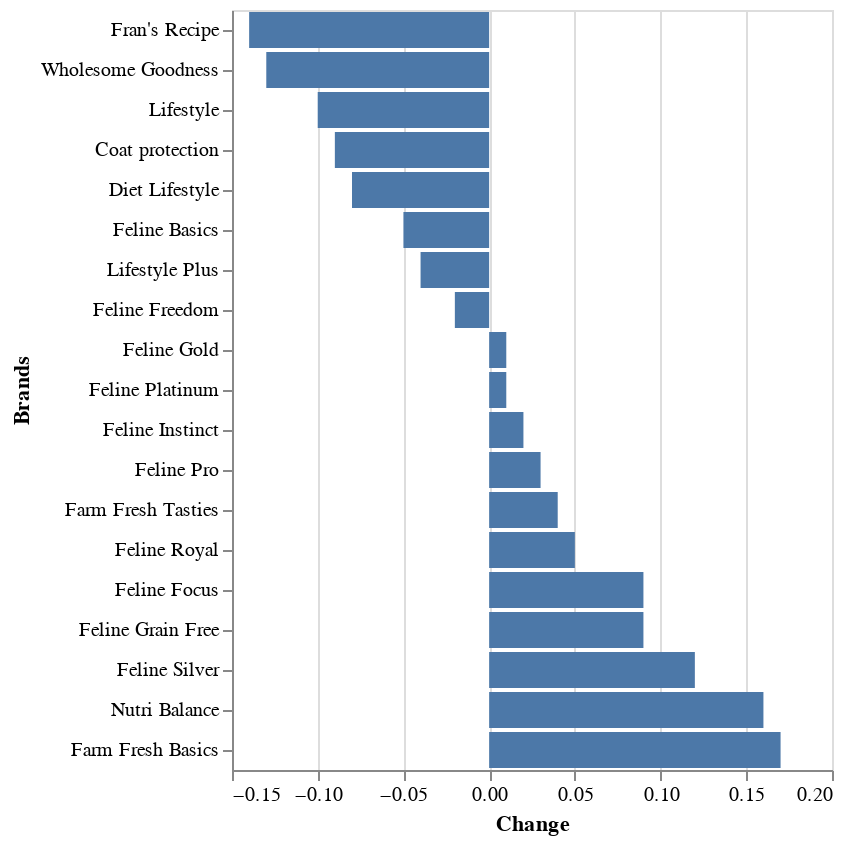

Notebook code for this chart:
### Code cell
alt.Chart(table).mark_bar().encode(
    x = "Change",
    y = alt.Y("Brands", sort = None))

### Figure 1 — Vega-Lite specification as saved in the notebook (floating-point values rounded to 4 significant figures)
{"config": {"view": {"continuousWidth": 300, "continuousHeight": 300}}, "data": {"name": "data-9ee411e192bdf834e5a77b44a346fa8f"}, "mark": {"type": "bar"}, "encoding": {"x": {"field": "Change", "type": "quantitative"}, "y": {"field": "Brands", "sort": null, "type": "nominal"}}, "$schema": "https://vega.github.io/schema/vega-lite/v5.8.0.json", "datasets": {"data-9ee411e192bdf834e5a77b44a346fa8f": [{"spacing for dot plot": 0, "Brands": "Fran's Recipe", "Change": -0.14}, {"spacing for dot plot": 1, "Brands": "Wholesome Goodness", "Change": -0.13}, {"spacing for dot plot": 2, "Brands": "Lifestyle", "Change": -0.1}, {"spacing for dot plot": 3, "Brands": "Coat protection", "Change": -0.09}, {"spacing for dot plot": 4, "Brands": "Diet Lifestyle", "Change": -0.08}, {"spacing for dot plot": 5, "Brands": "Feline Basics", "Change": -0.05}, {"spacing for dot plot": 6, "Brands": "Lifestyle Plus", "Change": -0.04}, {"spacing for dot plot": 7, "Brands": "Feline Freedom", "Change": -0.02}, {"spacing for dot plot": 8, "Brands": "Feline Gold", "Change": 0.01}, {"spacing for dot plot": 9, "Brands": "Feline Platinum", "Change": 0.01}, {"spacing for dot plot": 10, "Brands": "Feline Instinct", "Change": 0.02}, {"spacing for dot plot": 11, "Brands": "Feline Pro", "Change": 0.03}, {"spacing for dot plot": 12, "Brands": "Farm Fresh Tasties", "Change": 0.04}, {"spacing for dot plot": 13, "Brands": "Feline Royal", "Change": 0.05}, {"spacing for dot plot": 14, "Brands": "Feline Focus", "Change": 0.09}, {"spacing for dot plot": 15, "Brands": "Feline Grain Free", "Change": 0.09}, {"spacing for dot plot": 16, "Brands": "Feline Silver", "Change": 0.12}, {"spacing for dot plot": 17, "Brands": "Nutri Balance", "Change": 0.16}, {"spacing for dot plot": 18, "Brands": "Farm Fresh Basics", "Change": 0.17}]}}
